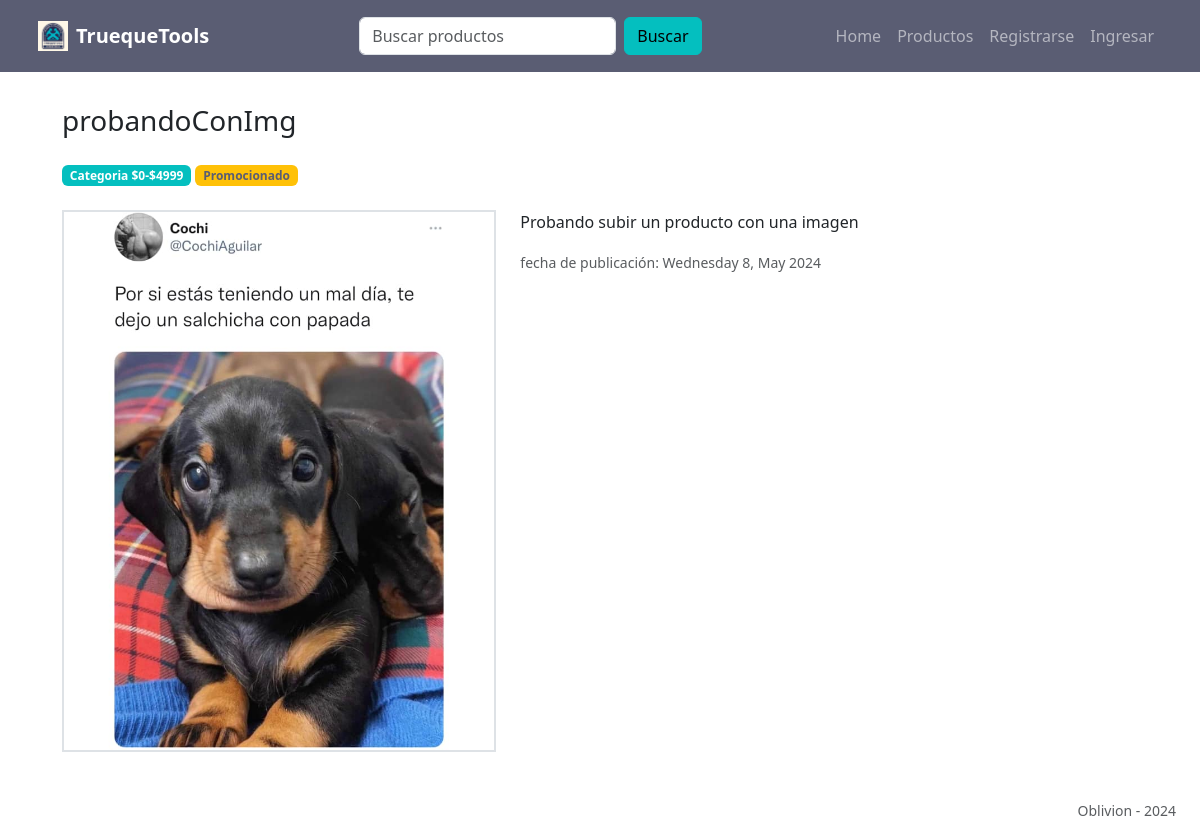
/productos/id/3, run on the app's committed database.
### tl_app/models/productoModel.py (models this page shows, shortened)
class Producto(models.Model):
    nombre = models.CharField(max_length=50)
    descripcion = models.TextField(
        validators=[ MinLengthValidator(10, "Este campo debe contener al menos 10 caracteres") ],
        max_length=550
    )
    class Categoria(models.IntegerChoices):
        categoria_1 = 1, _("$0-$4999")
        categoria_2 = 2, _("$5000-$9999")
        categoria_3 = 3, _("$10000+")
    categoria = models.IntegerField(choices=Categoria.choices)
    fecha_de_publicacion = models.DateTimeField(auto_now=True)
    imagen = ImageField(blank=True, upload_to="media/")
    promocionado = models.BooleanField(default=False)
    activo = models.BooleanField(default=True)
    usuario = models.ForeignKey(
        usuarioModel.Usuario, on_delete=models.CASCADE, related_name="productos"
    )

### tl_app/views/productoView.py (the view)
# urls.py: path("productos/id/<int:id>", productoView.detalle_producto, name="detalle_producto"),
def detalle_producto(request,id):
    producto = get_object_or_404(productoModel.Producto, id=id)
    return render(request,"products/detalle.html",{
        "producto": producto
    })

### tl_app/templates/products/detalle.html (shortened to what this page needs)
{% extends 'base.html' %}
{% block content %}
{% load static %}
<div class="container p-4 mb-3">
{% if producto.activo %}
<div class="row">
    <div class="col-md-12">
        <div class="row">
            <div class="col-md-12">
                <h3 class=" mb-6">
                    {{producto.nombre}}
                </h3>
                <div class=" my-4">
                <span class="badge badge-primary bg-primary">
                    <a href="#" class="text-decoration-none text-white">Categoria {{producto.get_categoria_display}}</a>
                </span>
                {% if producto.promocionado %}
                <span class="badge badge-primary bg-warning">
                    <a href="#" class="text-decoration-none text-dark">Promocionado</a>
                </span>
                {% else %}
                <span class="badge badge-secondary bg-secondary">
                    <a href="#" class="text-decoration-none text-white">No promocionado</a>
                </span>
                {% endif %}
                </div>
            </div>
        </div>
        <div class="row">
            <div class="col-md-5">
                {% if producto.imagen %}
                <img src="{{producto.imagen.url}}" alt="Imagen del producto" class="img-fluid border border-2" />
                {% else %}
                <img src="{%static 'images/default-image-missing.png'%}" alt="El producto no tiene imagenes" class="img-thumbnail" />
                {% endif %}
            </div>
            <div class="col-md-7">
                <p>
                    {{producto.descripcion}}
                </p>
                <p>
                    <small class="text-muted fw-light">
                    fecha de publicación: {{producto.fecha_de_publicacion|date:'l j, F Y'}}
                </small>
                </p>
            </div>
        </div>
    </div>
</div>
{% endif %}
</div>
{% endblock %}

### data on the page
Producto: nombre "probandoConImg", categoria "$0-$4999", imagen (picture), descripcion "Probando subir un producto con una imagen", fecha_de_publicacion "Wednesday 8, May 2024"
